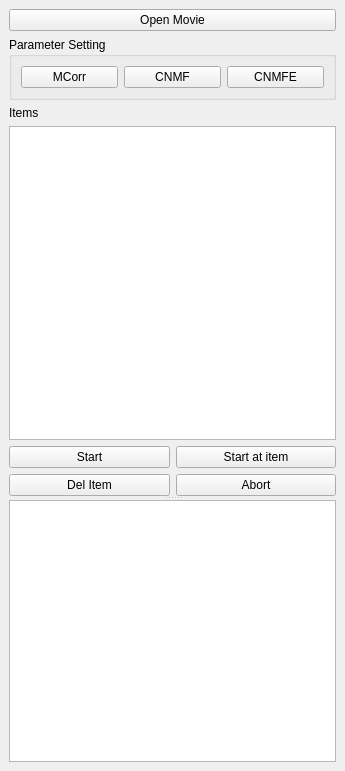
<?xml version="1.0" encoding="UTF-8"?>
<ui version="4.0">
 <class>DockWidget</class>
 <widget class="QDockWidget" name="DockWidget">
  <property name="geometry">
   <rect>
    <x>0</x>
    <y>0</y>
    <width>345</width>
    <height>771</height>
   </rect>
  </property>
  <property name="windowTitle">
   <string>DockWidget</string>
  </property>
  <widget class="QWidget" name="dockWidgetContents">
   <layout class="QVBoxLayout" name="verticalLayout_2">
    <item>
     <widget class="QPushButton" name="pushButtonOpenMovie">
      <property name="text">
       <string>Open Movie</string>
      </property>
     </widget>
    </item>
    <item>
     <widget class="QSplitter" name="splitter">
      <property name="orientation">
       <enum>Qt::Vertical</enum>
      </property>
      <widget class="QWidget" name="layoutWidget">
       <layout class="QVBoxLayout" name="verticalLayout">
        <item>
         <widget class="QGroupBox" name="groupBox">
          <property name="title">
           <string>Parameter Setting</string>
          </property>
          <layout class="QHBoxLayout" name="horizontalLayout">
           <item>
            <widget class="QPushButton" name="pushButtonParamsMCorr">
             <property name="text">
              <string>MCorr</string>
             </property>
            </widget>
           </item>
           <item>
            <widget class="QPushButton" name="pushButtonParamsCNMF">
             <property name="text">
              <string>CNMF</string>
             </property>
            </widget>
           </item>
           <item>
            <widget class="QPushButton" name="pushButtonParamsCNMFE">
             <property name="text">
              <string>CNMFE</string>
             </property>
            </widget>
           </item>
          </layout>
         </widget>
        </item>
        <item>
         <widget class="QLabel" name="label">
          <property name="text">
           <string>Items</string>
          </property>
         </widget>
        </item>
        <item>
         <widget class="QListWidget" name="listWidgetItems"/>
        </item>
        <item>
         <layout class="QHBoxLayout" name="horizontalLayout_2">
          <item>
           <widget class="QPushButton" name="pushButtonStart">
            <property name="text">
             <string>Start</string>
            </property>
           </widget>
          </item>
          <item>
           <widget class="QPushButton" name="pushButtonStartItem">
            <property name="text">
             <string>Start at item</string>
            </property>
           </widget>
          </item>
         </layout>
        </item>
        <item>
         <layout class="QHBoxLayout" name="horizontalLayout_3">
          <item>
           <widget class="QPushButton" name="pushButtonDelItem">
            <property name="text">
             <string>Del Item</string>
            </property>
           </widget>
          </item>
          <item>
           <widget class="QPushButton" name="pushButtonAbort">
            <property name="text">
             <string>Abort</string>
            </property>
           </widget>
          </item>
         </layout>
        </item>
       </layout>
      </widget>
      <widget class="QTextBrowser" name="textBrowserStdOut"/>
     </widget>
    </item>
   </layout>
  </widget>
 </widget>
 <tabstops>
  <tabstop>pushButtonOpenMovie</tabstop>
  <tabstop>pushButtonParamsMCorr</tabstop>
  <tabstop>pushButtonParamsCNMF</tabstop>
  <tabstop>pushButtonParamsCNMFE</tabstop>
  <tabstop>listWidgetItems</tabstop>
  <tabstop>pushButtonStart</tabstop>
  <tabstop>pushButtonStartItem</tabstop>
  <tabstop>pushButtonDelItem</tabstop>
  <tabstop>pushButtonAbort</tabstop>
  <tabstop>textBrowserStdOut</tabstop>
 </tabstops>
 <resources/>
 <connections/>
</ui>
